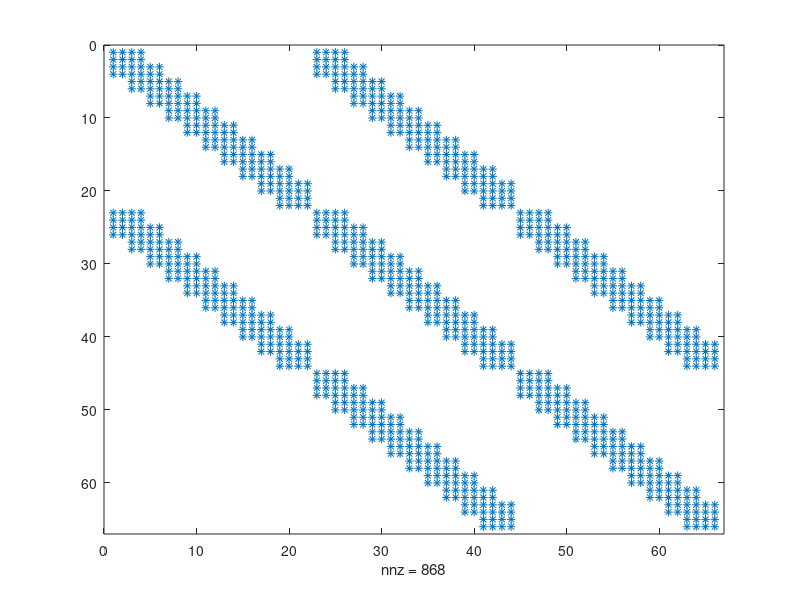

Write the MATLAB code that produced this figure.
I = eye(66);
nele = 20;
ny = 11;
k = ny - 1;
K = zeros(66,66);
Ke = [1 1 1 1 1 1 1 1;2 2 2 2 2 2 2 2;3 3 3 3 3 3 3 3;4 4 4 4 4 4 4 4;5 5 5 5 5 5 5 5;6 6 6 6 6 6 6 6;7 7 7 7 7 7 7 7;8 8 8 8 8 8 8 8];
for i = 1:nele
    node = (floor((i-1)/k))*ny+mod(i-1,k)+1; 
    P = [I(:, 2*node - 1), I(:, 2*node), I(:, 2*(node + ny) - 1 ),  I(:, 2*(node + ny)), I(:, 2*(node + ny + 1) - 1), I(:, 2*(node + ny + 1)), I(:, 2*(node + 1) - 1), I(:, 2*(node + 1))];
    K = K +  P*Ke*P';
end

% disp(K);
% P1 = [I(:,1),I(:,2),I(:,7),I(:,8),I(:,9),I(:,10),I(:,3),I(:,4)];
% P2 = [I(:,3),I(:,4),I(:,9),I(:,10),I(:,11),I(:,12),I(:,5),I(:,6)];

spy(K);

% xlswrite("K2x3.xlsx", K);
% K = P1*Ke*P1';
% K = K + P2*Ke*P2'
